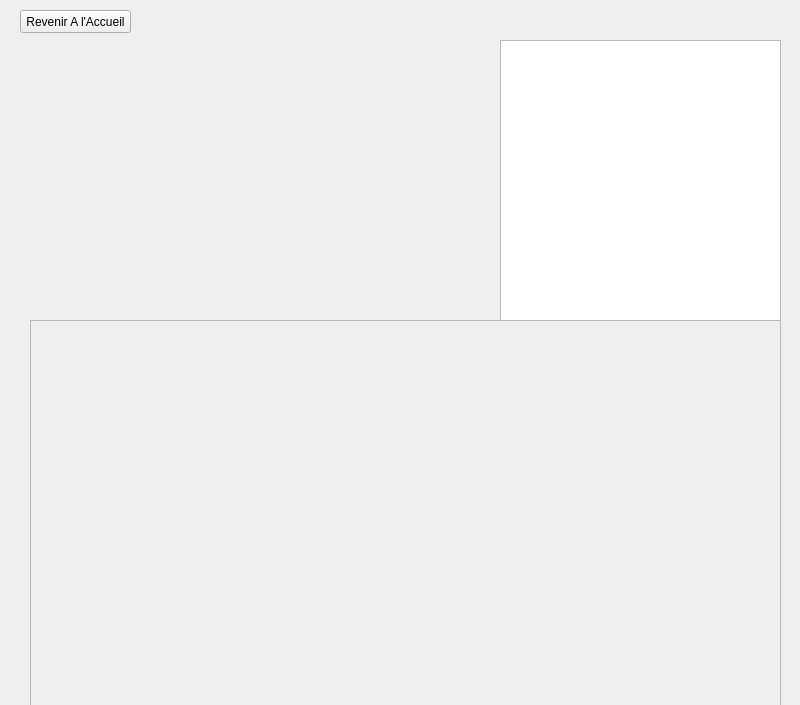
<?xml version="1.0" encoding="UTF-8"?>
<ui version="4.0">
 <class>Categorie</class>
 <widget class="QWidget" name="Categorie">
  <property name="geometry">
   <rect>
    <x>0</x>
    <y>0</y>
    <width>800</width>
    <height>705</height>
   </rect>
  </property>
  <property name="windowTitle">
   <string>Form</string>
  </property>
  <widget class="QPushButton" name="pushButton">
   <property name="geometry">
    <rect>
     <x>20</x>
     <y>10</y>
     <width>111</width>
     <height>23</height>
    </rect>
   </property>
   <property name="text">
    <string>Revenir A l'Accueil</string>
   </property>
  </widget>
  <widget class="QLabel" name="label">
   <property name="geometry">
    <rect>
     <x>30</x>
     <y>40</y>
     <width>471</width>
     <height>281</height>
    </rect>
   </property>
   <property name="text">
    <string/>
   </property>
  </widget>
  <widget class="QTextEdit" name="textEdit">
   <property name="geometry">
    <rect>
     <x>500</x>
     <y>40</y>
     <width>281</width>
     <height>281</height>
    </rect>
   </property>
   <property name="font">
    <font>
     <family>Times New Roman</family>
     <pointsize>22</pointsize>
     <weight>75</weight>
     <bold>true</bold>
    </font>
   </property>
   <property name="cursor" stdset="0">
    <cursorShape>OpenHandCursor</cursorShape>
   </property>
  </widget>
  <widget class="QScrollArea" name="scrollArea">
   <property name="geometry">
    <rect>
     <x>30</x>
     <y>320</y>
     <width>751</width>
     <height>391</height>
    </rect>
   </property>
   <property name="font">
    <font>
     <family>MingLiU_HKSCS-ExtB</family>
     <pointsize>11</pointsize>
     <weight>50</weight>
     <bold>false</bold>
    </font>
   </property>
   <property name="styleSheet">
    <string notr="true"/>
   </property>
   <property name="widgetResizable">
    <bool>true</bool>
   </property>
   <widget class="QWidget" name="scrollAreaWidgetContents">
    <property name="geometry">
     <rect>
      <x>0</x>
      <y>0</y>
      <width>749</width>
      <height>389</height>
     </rect>
    </property>
   </widget>
  </widget>
 </widget>
 <resources/>
 <connections/>
</ui>
